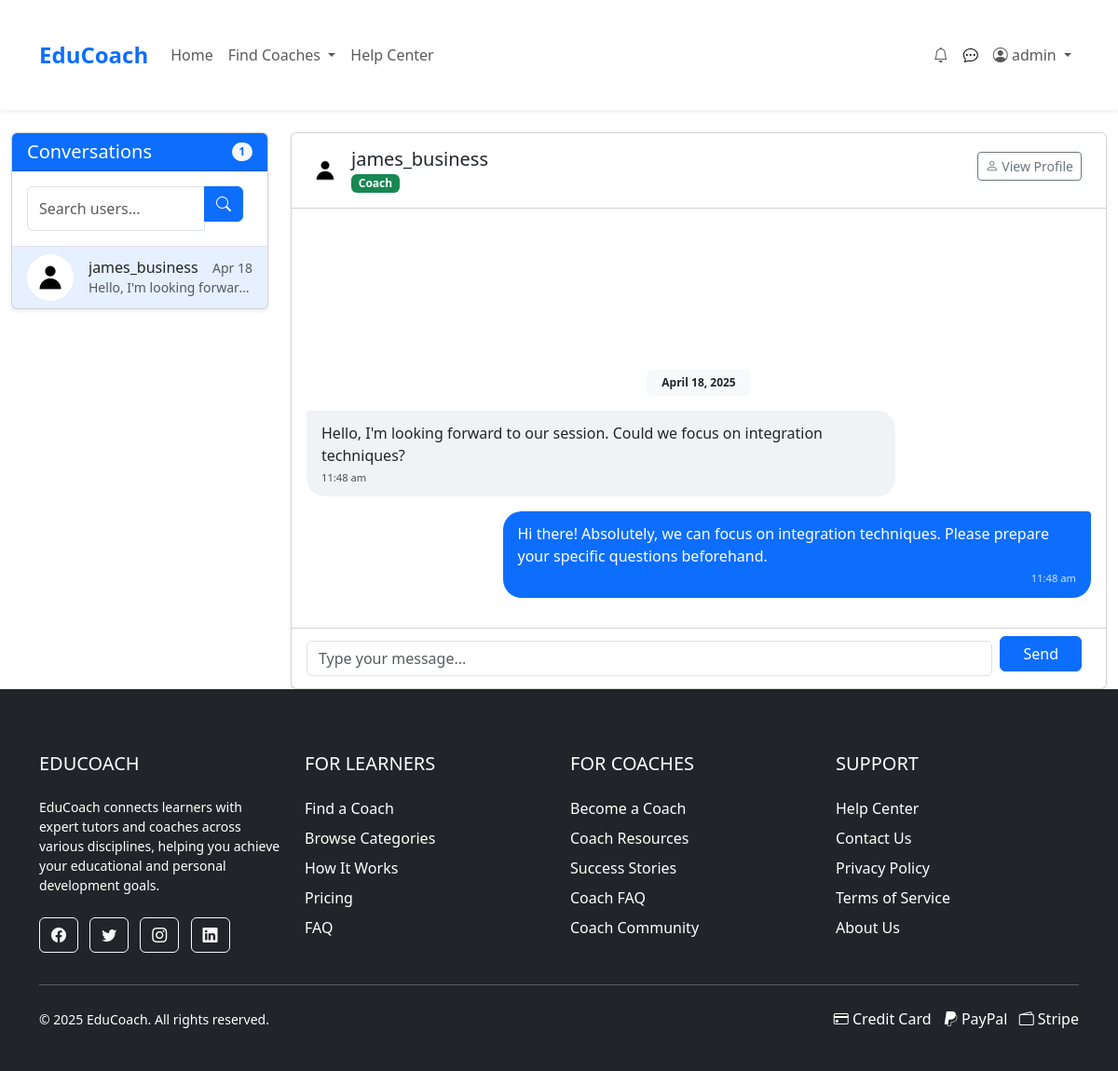
The page /pages/messages.php?user=7 (signed in) on the database its author committed.
### tables this page shows
CREATE TABLE IF NOT EXISTS Coaches (
    coach_id INT PRIMARY KEY AUTO_INCREMENT,
    user_id INT,
    headline VARCHAR(255),  
    about_me TEXT,  
    experience VARCHAR(50),  
    hourly_rate DECIMAL(8,2),  
    video_url VARCHAR(255),  
    custom_category VARCHAR(100) NULL,  
    rating DECIMAL(3,2) DEFAULT 0,
    created_at TIMESTAMP DEFAULT CURRENT_TIMESTAMP
);

CREATE TABLE IF NOT EXISTS Users (
    user_id INT PRIMARY KEY AUTO_INCREMENT,
    username VARCHAR(50) NOT NULL,
    email VARCHAR(100) NOT NULL UNIQUE,
    password_hash VARCHAR(255) NOT NULL,
    user_type ENUM('regular', 'business', 'admin') DEFAULT 'regular',
    profile_image VARCHAR(255),
    bio TEXT,
    created_at TIMESTAMP DEFAULT CURRENT_TIMESTAMP,
    is_banned BOOLEAN DEFAULT FALSE,
    reset_token VARCHAR(64) DEFAULT NULL,
    reset_expires DATETIME DEFAULT NULL,
    last_login DATETIME DEFAULT NULL
);

CREATE TABLE IF NOT EXISTS Messages (
    message_id INT PRIMARY KEY AUTO_INCREMENT,
    sender_id INT,
    receiver_id INT,
    inquiry_id INT,
    content TEXT,
    created_at TIMESTAMP DEFAULT CURRENT_TIMESTAMP,
    is_read BOOLEAN DEFAULT FALSE,
    status ENUM('pending', 'approved', 'rejected') DEFAULT 'approved'
);

### includes/message_functions.php (called while the page is built, shortened)
<?php
function getUserConversations($pdo, $user_id) {
    try {
        $stmt = $pdo->prepare("
            SELECT DISTINCT
                CASE
                    WHEN m.sender_id = ? THEN m.receiver_id
                    ELSE m.sender_id
                END as other_user_id,
                u.username,
                u.profile_image,
                (SELECT COUNT(*) FROM Messages
                 WHERE receiver_id = ?
                 AND sender_id = other_user_id
                 AND is_read = 0
                 AND status = 'approved') as unread_count,
                (SELECT content FROM Messages
                 WHERE (sender_id = ? AND receiver_id = other_user_id)
                 OR (sender_id = other_user_id AND receiver_id = ?)
                 AND status = 'approved'
                 ORDER BY created_at DESC LIMIT 1) as last_message,
                (SELECT created_at FROM Messages
                 WHERE (sender_id = ? AND receiver_id = other_user_id)
                 OR (sender_id = other_user_id AND receiver_id = ?)
                 AND status = 'approved'
                 ORDER BY created_at DESC LIMIT 1) as last_message_time
            FROM Messages m
            JOIN Users u ON u.user_id =
                CASE
                    WHEN m.sender_id = ? THEN m.receiver_id
                    ELSE m.sender_id
                END
            WHERE (m.sender_id = ? OR m.receiver_id = ?)
            AND m.status = 'approved'
            ORDER BY last_message_time DESC
        ");
        $stmt->execute([
            $user_id, $user_id, $user_id, $user_id,
            $user_id, $user_id, $user_id, $user_id, $user_id
        ]);
        return $stmt->fetchAll(PDO::FETCH_ASSOC);
    } catch (PDOException $e) {
        error_log("Error getting user conversations: " . $e->getMessage());
        return [];
    }
}
function getConversationMessages($pdo, $user_id, $other_user_id) {
    try {
        $stmt = $pdo->prepare("
            SELECT m.*, u.username
            FROM Messages m
            JOIN Users u ON u.user_id = m.sender_id
            WHERE ((m.sender_id = ? AND m.receiver_id = ?)
            OR (m.sender_id = ? AND m.receiver_id = ?))
            AND m.status = 'approved'
            ORDER BY m.created_at ASC
        ");
        $stmt->execute([$user_id, $other_user_id, $other_user_id, $user_id]);
        return $stmt->fetchAll(PDO::FETCH_ASSOC);
    } catch (PDOException $e) {
        error_log("Error getting conversation messages: " . $e->getMessage());
        return [];
    }
}

### pages/messages.php (the view, shortened to what this page needs)
<?php
require __DIR__ . '/../includes/db_connection.php';
require __DIR__ . '/../includes/message_functions.php';
$user_id = $_SESSION['user_id'];
$selected_user_id = isset($_GET['user']) ? (int)$_GET['user'] : null;
$selected_user = null;
$messages = [];
try {
    $conversations = getUserConversations($pdo, $user_id);
    if ($selected_user_id) {
    $stmt = $pdo->prepare("
            SELECT u.user_id, u.username, u.profile_image, c.coach_id
            FROM Users u
            LEFT JOIN Coaches c ON u.user_id = c.user_id
            WHERE u.user_id = ?
        ");
        $stmt->execute([$selected_user_id]);
        $selected_user = $stmt->fetch(PDO::FETCH_ASSOC);
        if ($selected_user) {
            $messages = getConversationMessages($pdo, $user_id, $selected_user_id);
        }
    }
} catch (PDOException $e) {
    $error = 'Database error: ' . $e->getMessage();
}
include __DIR__ . '/../includes/header.php';
?>
<div class="container-fluid mt-4">
    <div class="row">
        <div class="col-md-4 col-lg-3 mb-4">
            <div class="card shadow-sm">
                <div class="card-header bg-primary text-white d-flex justify-content-between align-items-center">
                    <h5 class="mb-0">Conversations</h5>
                    <span class="badge bg-light text-primary rounded-pill"><?= count($conversations) ?></span>
                </div>
                <div class="p-3 border-bottom">
                    <form action="search_users.php" method="GET" class="mb-0">
                        <div class="input-group">
                            <input type="text" class="form-control" name="search" placeholder="Search users..." aria-label="Search users">
                            <button class="btn btn-primary" type="submit">
                                <i class="bi bi-search"></i>
                            </button>
                        </div>
                    </form>
                </div>
                <div class="overflow-auto" style="max-height: calc(100vh - 250px);">
                    <?php if (empty($conversations)): ?>
                        <div class="p-4 text-center text-muted">
                            <div class="mb-3">
                                <i class="bi bi-chat-square-text" style="font-size: 2rem;"></i>
                            </div>
                            <p>No conversations yet</p>
                            <a href="search_users.php" class="btn btn-sm btn-outline-primary">Find someone to message</a>
                        </div>
                    <?php else: ?>
                        <div class="list-group list-group-flush" id="messageList">
                        <?php foreach ($conversations as $conv): ?>
                                <a href="?user=<?= $conv['other_user_id'] ?>"
                                   class="list-group-item list-group-item-action <?= $selected_user_id == $conv['other_user_id'] ? 'active' : '' ?> <?= $conv['unread_count'] > 0 && $selected_user_id != $conv['other_user_id'] ? 'bg-light' : '' ?>">
                                    <div class="d-flex align-items-center">
                                        <div class="flex-shrink-0 position-relative">
                                            <?php
                                            $profile_image = !empty($conv['profile_image']) ? $conv['profile_image'] : 'default.jpg';
                                            $image_path = "../assets/images/profiles/{$profile_image}";
                                            ?>
                                            <img src="<?= $image_path ?>" alt="Profile" class="rounded-circle" style="width: 50px; height: 50px; object-fit: cover;">
                                        </div>
                                        <div class="ms-3 flex-grow-1 overflow-hidden">
                                            <div class="d-flex justify-content-between align-items-center">
                                                <h6 class="mb-0 text-truncate" style="max-width: 130px;"><?= htmlspecialchars($conv['username']) ?></h6>
                                                <small class="text-muted"><?= get_time_ago(strtotime($conv['last_message_time'])) ?></small>
                                            </div>
                                            <p class="mb-0 small text-truncate <?= $conv['unread_count'] > 0 && $selected_user_id != $conv['other_user_id'] ? 'fw-bold' : 'text-muted' ?>">
                                                <?= !empty($conv['last_message']) ? htmlspecialchars($conv['last_message']) : 'No messages yet' ?>
                                            </p>
                                        </div>
                                    </div>
                            </a>
                        <?php endforeach; ?>
                    </div>
                    <?php endif; ?>
                </div>
            </div>
        </div>
        <div class="col-md-8 col-lg-9">
            <div class="card shadow-sm h-100">
                <?php if ($selected_user): ?>
                    <div class="card-header bg-white py-3 d-flex justify-content-between align-items-center">
                        <div class="d-flex align-items-center">
                            <?php
                            $profile_image = !empty($selected_user['profile_image']) ? $selected_user['profile_image'] : 'default.jpg';
                            $image_path = "../assets/images/profiles/{$profile_image}";
                            ?>
                            <img src="<?= $image_path ?>" alt="Profile" class="rounded-circle" style="width: 40px; height: 40px; object-fit: cover;">
                            <div class="ms-2">
                                <h5 class="mb-0"><?= htmlspecialchars($selected_user['username']) ?></h5>
                                <?php if (!empty($selected_user['coach_id'])): ?>
                                    <span class="badge bg-success">Coach</span>
                                <?php endif; ?>
                            </div>
                        </div>
                        <div>
                            <a href="<?= $selected_user['coach_id'] ? "coach-profile.php?id={$selected_user['coach_id']}" : "profile.php?id={$selected_user['user_id']}" ?>" class="btn btn-sm btn-outline-secondary">
                                <i class="bi bi-person"></i> View Profile
                            </a>
                        </div>
                    </div>
                    <div class="card-body p-3 overflow-auto d-flex flex-column" id="messageContainer" style="height: calc(100vh - 350px); min-height: 300px;">
                        <?php if (empty($messages)): ?>
                            <div class="text-center text-muted my-auto">
                                <div class="mb-3">
                                    <i class="bi bi-chat-dots" style="font-size: 3rem;"></i>
                                </div>
                                <h5>No messages yet</h5>
                                <p>Send a message to start the conversation!</p>
                            </div>
                        <?php else: ?>
                            <div class="d-flex flex-column-reverse flex-grow-1">
                                <div>
                                    <?php
                                    $last_date = '';
                                    foreach ($messages as $message):
                                        $message_date = date('Y-m-d', strtotime($message['created_at']));
                                        if ($message_date != $last_date) {
                                            echo '<div class="text-center my-3"><span class="badge bg-light text-dark px-3 py-2">' . format_date($message_date) . '</span></div>';
                                            $last_date = $message_date;
                                        }
                                    ?>
                                        <div id="msg-<?= $message['message_id'] ?>" class="message <?= $message['sender_id'] == $user_id ? 'outgoing' : 'incoming' ?> mb-3">
                                            <div class="message-bubble">
                                                <?= htmlspecialchars($message['content']) ?>
                                                <div class="message-time">
                                                    <?= date('g:i a', strtotime($message['created_at'])) ?>
                                                </div>
                                            </div>
                                        </div>
                                    <?php endforeach; ?>
                                </div>
                            </div>
                        <?php endif; ?>
                    </div>
                    <div class="card-footer bg-white">
                        <form id="messageForm" class="d-flex align-items-center">
                            <input type="text" name="content" class="form-control me-2"
                                placeholder="Type your message..." autocomplete="off" required>
                            <button type="submit" class="btn btn-primary px-4">
                                Send
                            </button>
                        </form>
                    </div>
                <?php endif; ?>
            </div>
        </div>
    </div>
</div>
<?php
function get_time_ago($timestamp) {
    $now = time();
    $diff = $now - $timestamp;
    return date('M j', $timestamp);
}
function format_date($date_str) {
    $date = new DateTime($date_str);
    $now = new DateTime();
    $yesterday = new DateTime('yesterday');
    $diff = $now->diff($date);
    return $date->format('F j, Y');
}
include __DIR__ . '/../includes/footer.php';
?>

### assets/css/styles.css (style rules this page uses)
body { font-family: 'Arial', sans-serif; color: #333; line-height: 1.6; }
.card { border-radius: 8px; overflow: hidden; transition: transform 0.3s, box-shadow 0.3s; }
.btn-primary { background-color: #0d6efd; border-color: #0d6efd; }
.btn { margin-right: 10px; margin-bottom: 10px; }

### pages/messages.php (style rules this page uses)
.message { max-width: 75%; clear: both; position: relative; }
.message.outgoing { float: right; margin-left: auto; }
.message.incoming { float: left; margin-right: auto; }
.message-bubble { padding: 0.75rem 1rem; border-radius: 1.25rem; position: relative; word-wrap: break-word; }
.outgoing .message-bubble { background-color: #0d6efd; color: white; border-top-right-radius: 0.25rem; }
.incoming .message-bubble { background-color: #f0f2f5; color: #212529; border-top-left-radius: 0.25rem; }
.message-time { font-size: 0.7rem; margin-top: 0.25rem; opacity: 0.8; }
.outgoing .message-time { text-align: right; }
.list-group-item.active { background-color: rgba(13, 110, 253, 0.1); color: #212529; border-color: rgba(13, 110, 253, 0.3); }
.list-group-item.active h6, .list-group-item.active p { color: #212529; }

### rows shown on the page
coaches: user.username "james_business"
messages: created_at "April 18, 2025", content "Hello, I'm looking forward to our session. Could we focus on integration techniques?", created_at "11:48 am"
messages: content "Hi there! Absolutely, we can focus on integration techniques. Please prepare your specific questions beforehand.", created_at "11:48 am"

### other values the page prints
$_SESSION['username'] "admin"
count($conversations) "1"
$conv['username'] "james_business"
get_time_ago(strtotime($conv['last_message_time'])) "Apr 18"
$conv['last_message'] "Hello, I'm looking forwar…"
